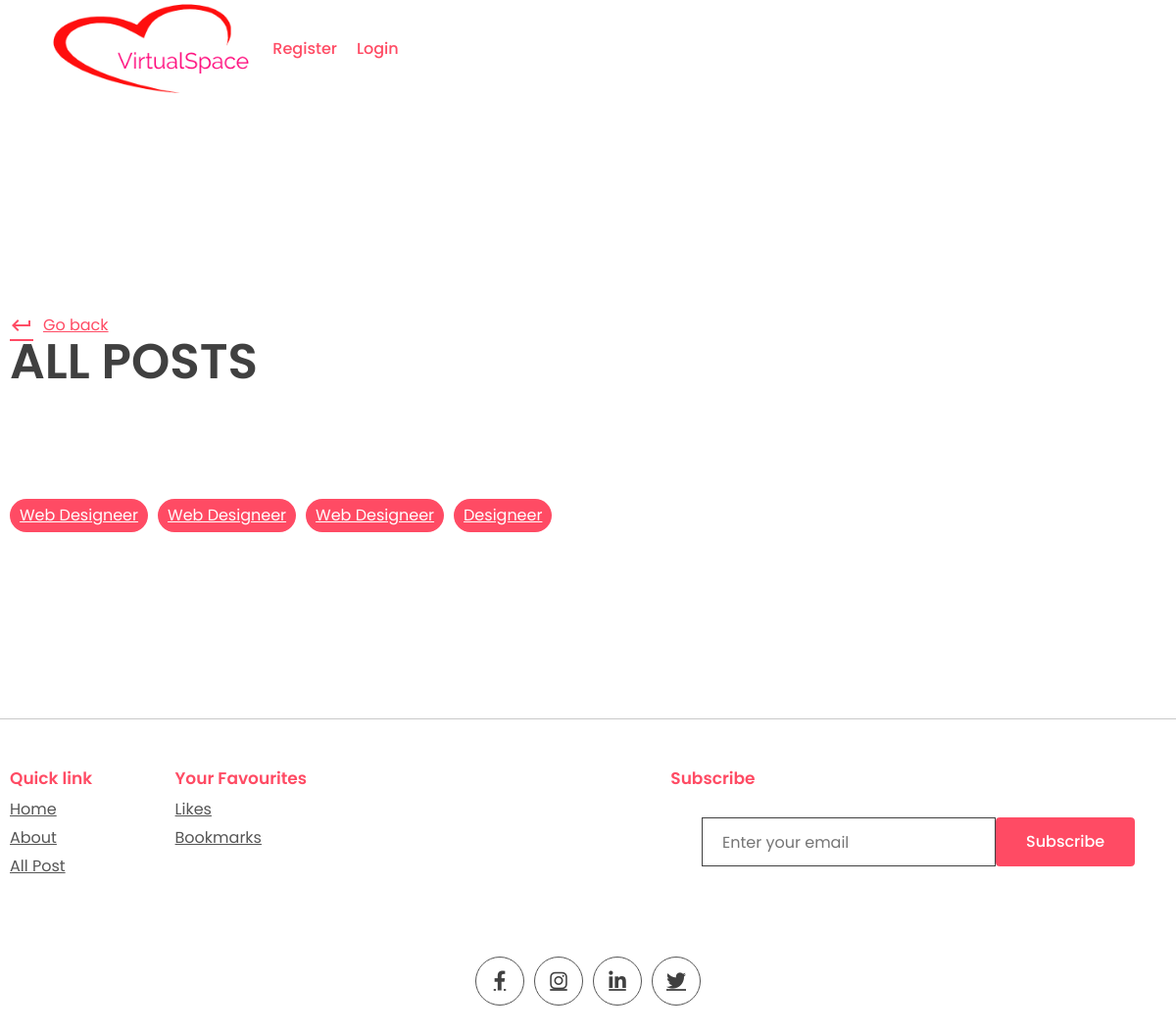
The app's page /job/blog/ with its own data.
### jobapp/models.py (models this page shows, shortened)
class addpost(models.Model):
    author_name = models.CharField(max_length=120)
    post_type = models.CharField(max_length=120)
    post_title =models.CharField(max_length=120)
    sub_title = models.CharField(max_length=120,blank=True)
    description = models.TextField()
    image = models.ImageField(upload_to='userimg',blank=True)
    time = models.DateTimeField(auto_now_add=True)
    view_count=models.IntegerField(blank=True,null=True)
    likes = models.ManyToManyField(User,related_name='postlike',default=None,blank=True)
    bookmarks = models.ManyToManyField(User,related_name='bookmarks',default=None,blank=True)

### jobapp/views.py (the view)
# urls.py: path('blog/',views.blog,name='blog'),
def blog(request):
    vishnuu = addpost.objects.all()
    print(vishnuu)
    return render(request,"jobpost/blog.html",{'vishnuu':vishnuu})

### templates/jobpost/blog.html (shortened to what this page needs)
{% extends 'base.html' %}
{% block content %}
{% load static %}
    <html lang="en">
        <head>
        <link rel="stylesheet" href="{% static 'css/style.css' %}" />
        <link
        rel="stylesheet"
        href="https://unicons.iconscout.com/release/v2.1.6/css/unicons.css"
        />
        <link
        rel="stylesheet"
        href="https://cdnjs.cloudflare.com/ajax/libs/font-awesome/6.1.1/css/all.min.css"
        />
    </head>
    <body data-new-gr-c-s-check-loaded="14.1071.0" data-gr-ext-installed="">
        <main style="padding-top: 70px;">
    <main>
    <div class="container">
        <div class="page-top">
        <div class="top flex">
            <div class="page-name">
            <a href="" class="learn">
                <span class="material-icons"> keyboard_return </span> Go back
            </a>
            <h1>All Posts</h1>
            </div>
        </div>
        </div>
    </div>
    </main>
    <section class="sp">
    <div class="container">
        <div class="blog-tags">
        {% for i in vishnuu %}
            <p class="tag">
                <a style="color: white;" href="{% url 'jdetails' i.id %}">{{ i.post_title }}</a>
            </p>
        {% endfor %}
    </div>
    </div>
    </section>
        </main>
        <footer>
        <div class="container">
            <div class="grid-4">
            <div class="link">
                <h2>Quick link</h2>
                <div class="q-link">
                <a href="/">Home</a>
                <a href="">About</a>
                <a href="">All Post</a>
                </div>
            </div>
            <div class="link">
                <h2>Your Favourites</h2>
                <div class="q-link">
                <a href="">Likes</a>
                <a href="">Bookmarks</a>
                </div>
            </div>
            <div class="news-signup">
                <h2>Subscribe</h2>
                <div class="newsletter">
                <form method="POST">
                <input type="email" name="email" maxlength="100" placeholder="Enter your email" required="" id="id_email">
                <button class="btn btn-primary">Subscribe</button>
                </form>
                </div>
            </div>
            </div>
            <div class="share">
                <div class="social">
                  <a href="https://www.facebook.com/">
                    <i class="fa-brands fa-facebook-f"></i>
                  </a>
                  <a href="https://www.instagram.com/">
                    <i class="fa-brands fa-instagram"></i>
                  </a>
                  <a href="https://in.linkedin.com/">
                    <i class="fa-brands fa-linkedin-in"></i>
                  </a>
                  <a href="https://twitter.com/i/flow/login">
                    <i class="fa-brands fa-twitter"></i>
                  </a>
                </div>
              </div>
        </div>
        </footer>
    </body>
    </html>
{% endblock %}

### static/css/style.css (style rules this page uses)
* { margin: 0; padding: 0; box-sizing: border-box; text-decoration: none; border: none; outline: none; list-style: none; font-family: "Poppins", sans-serif; color: var(--black); }
:root { --red: #ff4b64; --black: #404040; --des: #555555; --shadow: #ffffff1a 0px 1px 1px 0px inset, #32325d40 0px 50px 100px -20px, #0000004d 0px 30px 60px -30px; --shadow2: rgba(17, 12, 46, 0.084) 0px 48px 100px 0px; }
html { font-size: 62.5%; }
[class*="grid"] { display: grid; }
.container { max-width: 1220px; margin: auto; padding: 0 10px; }
p, a { font-size: 1.6rem; color: var(--des); }
input, textarea { font-size: 1.6rem; color: var(--black); }
.btn { cursor: pointer; height: 5rem; padding: 0 3rem; font-size: 1.6rem; font-weight: 500; border: 1px solid var(--red); display: flex; align-items: center; justify-content: center; gap: 1rem; }
.btn-primary { background: var(--red); color: white; }
.newsletter form { display: flex; align-items: center; justify-content: center; margin-top: 3rem; }
.newsletter input { border: 1px solid var(--black); height: 5rem; width: 30rem; padding: 0 2rem; }
.sp { padding: 8rem 0; }
.learn { display: flex; align-items: center; gap: 1rem; color: var(--red); margin-top: 2rem; }
.learn span { color: #ff4b64; }
.tag { position: absolute; bottom: 1rem; left: 1rem; background: var(--red); color: white; border-radius: 5rem; padding: 0.5rem 1rem; font-size: 1.2rem; }
.grid-4 { grid-template-columns: 1fr 3fr 3fr auto; align-items: flex-start; }
.q-link { display: flex; justify-content: space-around; flex-direction: column; gap: 0.5rem; margin-top: 1rem; }
.link h2, .news-signup h2 { color: var(--red); font-weight: 600; font-size: 1.7rem; }
.news-signup .newsletter { margin-top: 1.5rem; }
footer { padding: 5rem 0; margin-top: 5rem; }
footer .container { border-top: 1px solid #00000036; padding-top: 5rem; }
.share { width: fit-content; margin: auto; margin-top: 8rem; }
.social { display: flex; align-items: center; gap: 1rem; }
.social a { width: 5rem; aspect-ratio: 1/1; border-radius: 50%; border: 1px solid var(--des); display: flex; align-items: center; justify-content: center; transition: 0.3s; }
.social i { color: var(--black); font-size: 2rem; transition: 0.3s; }
.page-name h1 { font-size: 5rem; text-transform: uppercase; font-weight: 600; line-height: 5rem; }
.flex { display: flex; align-items: flex-end; justify-content: space-between; }
.blog-tags .tag { position: unset; width: fit-content; }
.blog-tags { display: flex; align-items: center; flex-wrap: wrap; gap: 1rem; margin-top: 3rem; }
p a { color: var(--red); }
main { padding-top: 10rem !important; }

### records on screen
addpost: post_title "Web Designeer"
addpost: post_title "Web Designeer"
addpost: post_title "Web Designeer"
addpost: post_title "Designeer"
